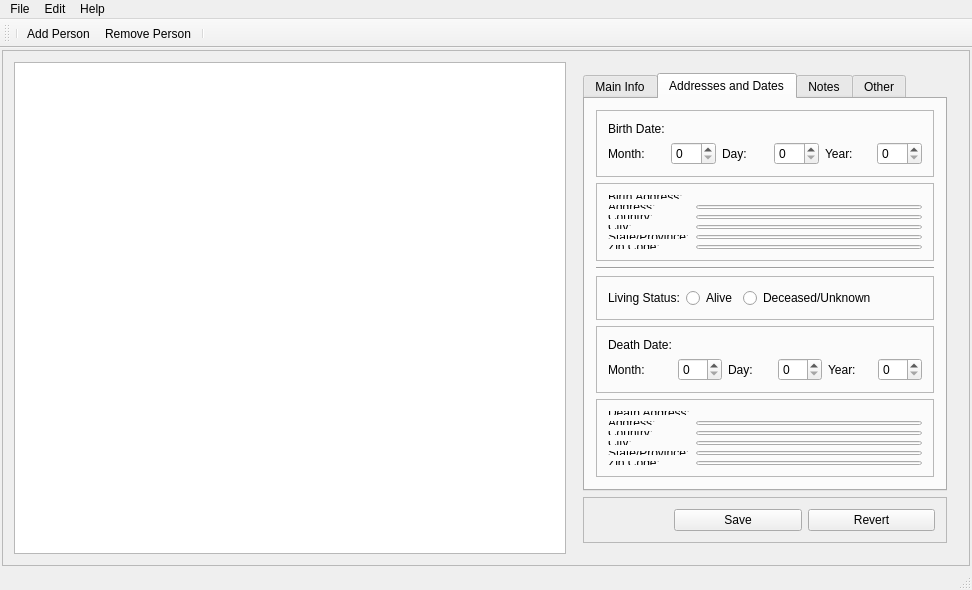
<?xml version="1.0" encoding="UTF-8"?>
<ui version="4.0">
 <class>Angena</class>
 <widget class="QMainWindow" name="Angena">
  <property name="geometry">
   <rect>
    <x>0</x>
    <y>0</y>
    <width>972</width>
    <height>590</height>
   </rect>
  </property>
  <property name="sizePolicy">
   <sizepolicy hsizetype="MinimumExpanding" vsizetype="MinimumExpanding">
    <horstretch>0</horstretch>
    <verstretch>0</verstretch>
   </sizepolicy>
  </property>
  <property name="minimumSize">
   <size>
    <width>300</width>
    <height>400</height>
   </size>
  </property>
  <property name="windowTitle">
   <string>Angena</string>
  </property>
  <property name="windowIcon">
   <iconset>
    <normaloff>../floweroflife.png</normaloff>../floweroflife.png</iconset>
  </property>
  <widget class="QWidget" name="centralWidget">
   <property name="sizePolicy">
    <sizepolicy hsizetype="Preferred" vsizetype="Preferred">
     <horstretch>10</horstretch>
     <verstretch>8</verstretch>
    </sizepolicy>
   </property>
   <layout class="QVBoxLayout" name="verticalLayout">
    <property name="spacing">
     <number>3</number>
    </property>
    <property name="leftMargin">
     <number>2</number>
    </property>
    <property name="topMargin">
     <number>2</number>
    </property>
    <property name="rightMargin">
     <number>2</number>
    </property>
    <property name="bottomMargin">
     <number>2</number>
    </property>
    <item>
     <widget class="QFrame" name="mainFrame">
      <property name="frameShape">
       <enum>QFrame::StyledPanel</enum>
      </property>
      <property name="frameShadow">
       <enum>QFrame::Raised</enum>
      </property>
      <layout class="QHBoxLayout" name="horizontalLayout">
       <item>
        <widget class="QGraphicsView" name="angenaGraphicsView"/>
       </item>
       <item>
        <widget class="QFrame" name="sideInfoPanel">
         <property name="frameShape">
          <enum>QFrame::Panel</enum>
         </property>
         <property name="frameShadow">
          <enum>QFrame::Raised</enum>
         </property>
         <property name="lineWidth">
          <number>0</number>
         </property>
         <layout class="QVBoxLayout" name="verticalLayout_2">
          <item>
           <widget class="QTabWidget" name="tabWidget">
            <property name="sizePolicy">
             <sizepolicy hsizetype="Fixed" vsizetype="MinimumExpanding">
              <horstretch>0</horstretch>
              <verstretch>0</verstretch>
             </sizepolicy>
            </property>
            <property name="minimumSize">
             <size>
              <width>0</width>
              <height>0</height>
             </size>
            </property>
            <property name="maximumSize">
             <size>
              <width>500</width>
              <height>90000</height>
             </size>
            </property>
            <property name="currentIndex">
             <number>1</number>
            </property>
            <widget class="QWidget" name="tabMainInfo">
             <property name="sizePolicy">
              <sizepolicy hsizetype="Expanding" vsizetype="Expanding">
               <horstretch>0</horstretch>
               <verstretch>0</verstretch>
              </sizepolicy>
             </property>
             <attribute name="title">
              <string>Main Info</string>
             </attribute>
             <layout class="QGridLayout" name="gridLayout_10">
              <item row="0" column="0">
               <layout class="QGridLayout" name="gridLayoutTabMainInfo">
                <item row="0" column="0">
                 <widget class="QFrame" name="frameMainTop">
                  <property name="frameShape">
                   <enum>QFrame::StyledPanel</enum>
                  </property>
                  <property name="frameShadow">
                   <enum>QFrame::Raised</enum>
                  </property>
                  <layout class="QVBoxLayout" name="verticalLayout_4">
                   <item>
                    <layout class="QGridLayout" name="gridLayoutMainTop">
                     <item row="4" column="1">
                      <widget class="QLineEdit" name="lineEditNickName"/>
                     </item>
                     <item row="1" column="1">
                      <widget class="QLineEdit" name="lineEditFirstName"/>
                     </item>
                     <item row="0" column="1">
                      <widget class="QLineEdit" name="lineEditTitle"/>
                     </item>
                     <item row="0" column="0">
                      <widget class="QLabel" name="labelTitle">
                       <property name="text">
                        <string>Title:</string>
                       </property>
                      </widget>
                     </item>
                     <item row="1" column="0">
                      <widget class="QLabel" name="labelFirstName">
                       <property name="text">
                        <string>First Name:</string>
                       </property>
                      </widget>
                     </item>
                     <item row="3" column="0">
                      <widget class="QLabel" name="labelLastName">
                       <property name="text">
                        <string>Last Name:</string>
                       </property>
                      </widget>
                     </item>
                     <item row="4" column="0">
                      <widget class="QLabel" name="labelNickName">
                       <property name="text">
                        <string>Nick Name:</string>
                       </property>
                      </widget>
                     </item>
                     <item row="2" column="0">
                      <widget class="QLabel" name="labelMiddleName">
                       <property name="text">
                        <string>Middle Name:</string>
                       </property>
                      </widget>
                     </item>
                     <item row="3" column="1">
                      <widget class="QLineEdit" name="lineEditLastName"/>
                     </item>
                     <item row="2" column="1">
                      <widget class="QLineEdit" name="lineEditMiddleName"/>
                     </item>
                     <item row="5" column="1">
                      <widget class="QComboBox" name="comboBoxSuffix"/>
                     </item>
                     <item row="5" column="0">
                      <widget class="QLabel" name="labelSuffix">
                       <property name="text">
                        <string>Suffix:</string>
                       </property>
                      </widget>
                     </item>
                     <item row="6" column="1">
                      <widget class="QComboBox" name="comboBoxSex"/>
                     </item>
                     <item row="6" column="0">
                      <widget class="QLabel" name="labelSex">
                       <property name="text">
                        <string>Sex:</string>
                       </property>
                      </widget>
                     </item>
                    </layout>
                   </item>
                  </layout>
                 </widget>
                </item>
                <item row="1" column="0">
                 <widget class="QFrame" name="frameConnects">
                  <property name="frameShape">
                   <enum>QFrame::StyledPanel</enum>
                  </property>
                  <property name="frameShadow">
                   <enum>QFrame::Raised</enum>
                  </property>
                  <layout class="QGridLayout" name="gridLayout_5">
                   <item row="0" column="0">
                    <layout class="QFormLayout" name="formLayoutConnect">
                     <item row="1" column="0">
                      <widget class="QLabel" name="labelFather">
                       <property name="text">
                        <string>Father:</string>
                       </property>
                      </widget>
                     </item>
                     <item row="2" column="0">
                      <widget class="QLabel" name="labelOffspring">
                       <property name="text">
                        <string>Offspring:</string>
                       </property>
                      </widget>
                     </item>
                     <item row="2" column="1">
                      <widget class="QListView" name="listViewOffspring"/>
                     </item>
                     <item row="0" column="0">
                      <widget class="QLabel" name="labelMother">
                       <property name="text">
                        <string>Mother:</string>
                       </property>
                      </widget>
                     </item>
                     <item row="0" column="1">
                      <widget class="QListView" name="listViewMother"/>
                     </item>
                     <item row="1" column="1">
                      <widget class="QListView" name="listViewFather"/>
                     </item>
                    </layout>
                   </item>
                  </layout>
                 </widget>
                </item>
               </layout>
              </item>
             </layout>
            </widget>
            <widget class="QWidget" name="tabAddressesDates">
             <attribute name="title">
              <string>Addresses and Dates</string>
             </attribute>
             <layout class="QVBoxLayout" name="verticalLayout_5">
              <item>
               <widget class="QFrame" name="frameBirthDate">
                <property name="layoutDirection">
                 <enum>Qt::LeftToRight</enum>
                </property>
                <property name="frameShape">
                 <enum>QFrame::StyledPanel</enum>
                </property>
                <property name="frameShadow">
                 <enum>QFrame::Raised</enum>
                </property>
                <layout class="QGridLayout" name="gridLayout_3">
                 <item row="1" column="1">
                  <widget class="QSpinBox" name="spinBoxBirthMonth"/>
                 </item>
                 <item row="0" column="0">
                  <widget class="QLabel" name="labelBirthDate">
                   <property name="text">
                    <string>Birth Date:</string>
                   </property>
                  </widget>
                 </item>
                 <item row="1" column="0">
                  <widget class="QLabel" name="labelBirthMonth">
                   <property name="text">
                    <string>Month:</string>
                   </property>
                  </widget>
                 </item>
                 <item row="1" column="2">
                  <widget class="QLabel" name="labelBirthDay">
                   <property name="text">
                    <string>Day:</string>
                   </property>
                  </widget>
                 </item>
                 <item row="1" column="4">
                  <widget class="QLabel" name="labelBirthYear">
                   <property name="text">
                    <string>Year:</string>
                   </property>
                  </widget>
                 </item>
                 <item row="1" column="3">
                  <widget class="QSpinBox" name="spinBoxBirthDay"/>
                 </item>
                 <item row="1" column="5">
                  <widget class="QSpinBox" name="spinBoxBirthYear"/>
                 </item>
                </layout>
               </widget>
              </item>
              <item>
               <widget class="QFrame" name="frameBirthAddress">
                <property name="frameShape">
                 <enum>QFrame::StyledPanel</enum>
                </property>
                <property name="frameShadow">
                 <enum>QFrame::Raised</enum>
                </property>
                <layout class="QGridLayout" name="gridLayout_6">
                 <item row="1" column="1">
                  <widget class="QLineEdit" name="lineEditBirthAddress"/>
                 </item>
                 <item row="3" column="1">
                  <widget class="QLineEdit" name="lineEditBirthCity"/>
                 </item>
                 <item row="4" column="0">
                  <widget class="QLabel" name="labelBirthStProv">
                   <property name="text">
                    <string>State/Province:</string>
                   </property>
                  </widget>
                 </item>
                 <item row="2" column="0">
                  <widget class="QLabel" name="labelBirthCountry">
                   <property name="text">
                    <string>Country:</string>
                   </property>
                  </widget>
                 </item>
                 <item row="3" column="0">
                  <widget class="QLabel" name="labelBirthCity">
                   <property name="text">
                    <string>City:</string>
                   </property>
                  </widget>
                 </item>
                 <item row="2" column="1">
                  <widget class="QLineEdit" name="lineEditBirthCountry"/>
                 </item>
                 <item row="5" column="1">
                  <widget class="QLineEdit" name="lineEditBirthZipCode"/>
                 </item>
                 <item row="5" column="0">
                  <widget class="QLabel" name="labelBirthZipCode">
                   <property name="text">
                    <string>Zip Code:</string>
                   </property>
                  </widget>
                 </item>
                 <item row="1" column="0">
                  <widget class="QLabel" name="labelBirthAddress">
                   <property name="text">
                    <string>Address:</string>
                   </property>
                  </widget>
                 </item>
                 <item row="4" column="1">
                  <widget class="QLineEdit" name="lineEditBirthStProv"/>
                 </item>
                 <item row="0" column="0">
                  <widget class="QLabel" name="labelBirthAddress_2">
                   <property name="text">
                    <string>Birth Address:</string>
                   </property>
                  </widget>
                 </item>
                </layout>
               </widget>
              </item>
              <item>
               <widget class="Line" name="line">
                <property name="orientation">
                 <enum>Qt::Horizontal</enum>
                </property>
               </widget>
              </item>
              <item>
               <widget class="QFrame" name="frameLivingStatus">
                <property name="frameShape">
                 <enum>QFrame::StyledPanel</enum>
                </property>
                <property name="frameShadow">
                 <enum>QFrame::Raised</enum>
                </property>
                <layout class="QFormLayout" name="formLayout_2">
                 <item row="0" column="0">
                  <layout class="QHBoxLayout" name="horizontalLayoutLivingStatus">
                   <item>
                    <widget class="QLabel" name="labelLivingStatus">
                     <property name="text">
                      <string>Living Status:</string>
                     </property>
                    </widget>
                   </item>
                   <item>
                    <widget class="QRadioButton" name="radioButtonAlive">
                     <property name="text">
                      <string>Alive</string>
                     </property>
                    </widget>
                   </item>
                   <item>
                    <widget class="QRadioButton" name="radioButtonDeadUnk">
                     <property name="text">
                      <string>Deceased/Unknown</string>
                     </property>
                    </widget>
                   </item>
                  </layout>
                 </item>
                </layout>
               </widget>
              </item>
              <item>
               <widget class="QFrame" name="frameDeathDate">
                <property name="frameShape">
                 <enum>QFrame::StyledPanel</enum>
                </property>
                <property name="frameShadow">
                 <enum>QFrame::Raised</enum>
                </property>
                <layout class="QGridLayout" name="gridLayout_11">
                 <item row="1" column="0">
                  <widget class="QLabel" name="labelDeathMonth">
                   <property name="text">
                    <string>Month:</string>
                   </property>
                  </widget>
                 </item>
                 <item row="1" column="1">
                  <widget class="QSpinBox" name="spinBoxDeathMonth"/>
                 </item>
                 <item row="1" column="2">
                  <widget class="QLabel" name="labelDeathDay">
                   <property name="text">
                    <string>Day:</string>
                   </property>
                  </widget>
                 </item>
                 <item row="1" column="5">
                  <widget class="QSpinBox" name="spinBoxDeathYear"/>
                 </item>
                 <item row="1" column="3">
                  <widget class="QSpinBox" name="spinBoxDeathDay"/>
                 </item>
                 <item row="1" column="4">
                  <widget class="QLabel" name="labelDeathYear">
                   <property name="text">
                    <string>Year:</string>
                   </property>
                  </widget>
                 </item>
                 <item row="0" column="0">
                  <widget class="QLabel" name="labelDeathDate">
                   <property name="text">
                    <string>Death Date:</string>
                   </property>
                  </widget>
                 </item>
                </layout>
               </widget>
              </item>
              <item>
               <widget class="QFrame" name="frameDeathAddress">
                <property name="frameShape">
                 <enum>QFrame::StyledPanel</enum>
                </property>
                <property name="frameShadow">
                 <enum>QFrame::Raised</enum>
                </property>
                <layout class="QGridLayout" name="gridLayout_12">
                 <item row="5" column="0">
                  <widget class="QLabel" name="labelDeathZipCode">
                   <property name="text">
                    <string>Zip Code:</string>
                   </property>
                  </widget>
                 </item>
                 <item row="1" column="0">
                  <widget class="QLabel" name="labelDeathAddress_2">
                   <property name="text">
                    <string>Address:</string>
                   </property>
                  </widget>
                 </item>
                 <item row="3" column="0">
                  <widget class="QLabel" name="labelDeathCity">
                   <property name="text">
                    <string>City:</string>
                   </property>
                  </widget>
                 </item>
                 <item row="4" column="0">
                  <widget class="QLabel" name="labelDeathStProv">
                   <property name="text">
                    <string>State/Province:</string>
                   </property>
                  </widget>
                 </item>
                 <item row="2" column="1">
                  <widget class="QLineEdit" name="lineEditDeathCountry"/>
                 </item>
                 <item row="2" column="0">
                  <widget class="QLabel" name="labelDeathCountry">
                   <property name="text">
                    <string>Country:</string>
                   </property>
                  </widget>
                 </item>
                 <item row="4" column="1">
                  <widget class="QLineEdit" name="lineEditDeathStProv"/>
                 </item>
                 <item row="1" column="1">
                  <widget class="QLineEdit" name="lineEditDeathAddress"/>
                 </item>
                 <item row="3" column="1">
                  <widget class="QLineEdit" name="lineEditDeathCity"/>
                 </item>
                 <item row="5" column="1">
                  <widget class="QLineEdit" name="lineEditDeathZipCode"/>
                 </item>
                 <item row="0" column="0">
                  <widget class="QLabel" name="labelDeathAddress">
                   <property name="text">
                    <string>Death Address:</string>
                   </property>
                  </widget>
                 </item>
                </layout>
               </widget>
              </item>
              <item>
               <spacer name="verticalSpacer">
                <property name="orientation">
                 <enum>Qt::Vertical</enum>
                </property>
                <property name="sizeHint" stdset="0">
                 <size>
                  <width>20</width>
                  <height>1000</height>
                 </size>
                </property>
               </spacer>
              </item>
             </layout>
            </widget>
            <widget class="QWidget" name="tabNotes">
             <attribute name="title">
              <string>Notes</string>
             </attribute>
             <layout class="QGridLayout" name="gridLayout_9">
              <item row="0" column="0">
               <widget class="QSplitter" name="splitterNotes">
                <property name="orientation">
                 <enum>Qt::Vertical</enum>
                </property>
                <widget class="QFrame" name="frameNotes">
                 <property name="frameShape">
                  <enum>QFrame::StyledPanel</enum>
                 </property>
                 <property name="frameShadow">
                  <enum>QFrame::Raised</enum>
                 </property>
                 <layout class="QGridLayout" name="gridLayout_7">
                  <item row="0" column="0">
                   <widget class="QPlainTextEdit" name="plainTextEditNotes"/>
                  </item>
                 </layout>
                </widget>
               </widget>
              </item>
             </layout>
            </widget>
            <widget class="QWidget" name="tabOther">
             <attribute name="title">
              <string>Other</string>
             </attribute>
            </widget>
           </widget>
          </item>
          <item>
           <widget class="QFrame" name="frameSideCommit">
            <property name="frameShape">
             <enum>QFrame::StyledPanel</enum>
            </property>
            <property name="frameShadow">
             <enum>QFrame::Raised</enum>
            </property>
            <layout class="QHBoxLayout" name="horizontalLayout_4">
             <property name="leftMargin">
              <number>90</number>
             </property>
             <item>
              <widget class="QPushButton" name="pushButtonSavePerson">
               <property name="text">
                <string>Save</string>
               </property>
              </widget>
             </item>
             <item>
              <widget class="QPushButton" name="pushButtonRevert">
               <property name="text">
                <string>Revert</string>
               </property>
              </widget>
             </item>
            </layout>
           </widget>
          </item>
         </layout>
        </widget>
       </item>
      </layout>
     </widget>
    </item>
   </layout>
  </widget>
  <widget class="QMenuBar" name="menuBar">
   <property name="geometry">
    <rect>
     <x>0</x>
     <y>0</y>
     <width>972</width>
     <height>20</height>
    </rect>
   </property>
   <widget class="QMenu" name="menu">
    <property name="title">
     <string>File</string>
    </property>
    <addaction name="actionNewFamily"/>
    <addaction name="actionOpen"/>
    <addaction name="actionSave"/>
    <addaction name="actionSave_As"/>
    <addaction name="actionPrint"/>
    <addaction name="separator"/>
    <addaction name="actionClose"/>
    <addaction name="actionExit"/>
   </widget>
   <widget class="QMenu" name="menuEdit">
    <property name="title">
     <string>Edit</string>
    </property>
    <addaction name="actionUndo"/>
    <addaction name="actionRedo"/>
    <addaction name="separator"/>
   </widget>
   <widget class="QMenu" name="menuHelp">
    <property name="title">
     <string>Help</string>
    </property>
    <addaction name="actionAbout"/>
   </widget>
   <addaction name="menu"/>
   <addaction name="menuEdit"/>
   <addaction name="menuHelp"/>
  </widget>
  <widget class="QStatusBar" name="statusBar"/>
  <widget class="QToolBar" name="toolBar">
   <property name="windowTitle">
    <string>toolBar</string>
   </property>
   <attribute name="toolBarArea">
    <enum>TopToolBarArea</enum>
   </attribute>
   <attribute name="toolBarBreak">
    <bool>false</bool>
   </attribute>
   <addaction name="separator"/>
   <addaction name="actionAdd_Person"/>
   <addaction name="actionRemove_Person"/>
   <addaction name="separator"/>
  </widget>
  <action name="actionNewFamily">
   <property name="text">
    <string>New Family</string>
   </property>
  </action>
  <action name="actionOpen">
   <property name="text">
    <string>Open</string>
   </property>
  </action>
  <action name="actionRecent_Files">
   <property name="text">
    <string>Recent Files...</string>
   </property>
  </action>
  <action name="actionSave">
   <property name="text">
    <string>Save</string>
   </property>
  </action>
  <action name="actionSave_As">
   <property name="text">
    <string>Save As...</string>
   </property>
  </action>
  <action name="actionAbout">
   <property name="text">
    <string>About...</string>
   </property>
  </action>
  <action name="actionExit">
   <property name="text">
    <string>Exit</string>
   </property>
  </action>
  <action name="actionPrint">
   <property name="text">
    <string>Print...</string>
   </property>
  </action>
  <action name="actionClose">
   <property name="text">
    <string>Close</string>
   </property>
  </action>
  <action name="actionUndo">
   <property name="text">
    <string>Undo</string>
   </property>
  </action>
  <action name="actionRedo">
   <property name="text">
    <string>Redo</string>
   </property>
  </action>
  <action name="actionAdd_Person">
   <property name="text">
    <string>Add Person</string>
   </property>
  </action>
  <action name="actionRemove_Person">
   <property name="text">
    <string>Remove Person</string>
   </property>
  </action>
  <action name="actionEdit_Person">
   <property name="text">
    <string>Edit Person</string>
   </property>
  </action>
  <action name="actionPreferences">
   <property name="text">
    <string>Preferences</string>
   </property>
  </action>
  <action name="actionNew_Person">
   <property name="text">
    <string>New Person</string>
   </property>
  </action>
  <action name="actionNew">
   <property name="text">
    <string>New</string>
   </property>
  </action>
 </widget>
 <layoutdefault spacing="6" margin="11"/>
 <resources/>
 <connections/>
</ui>
